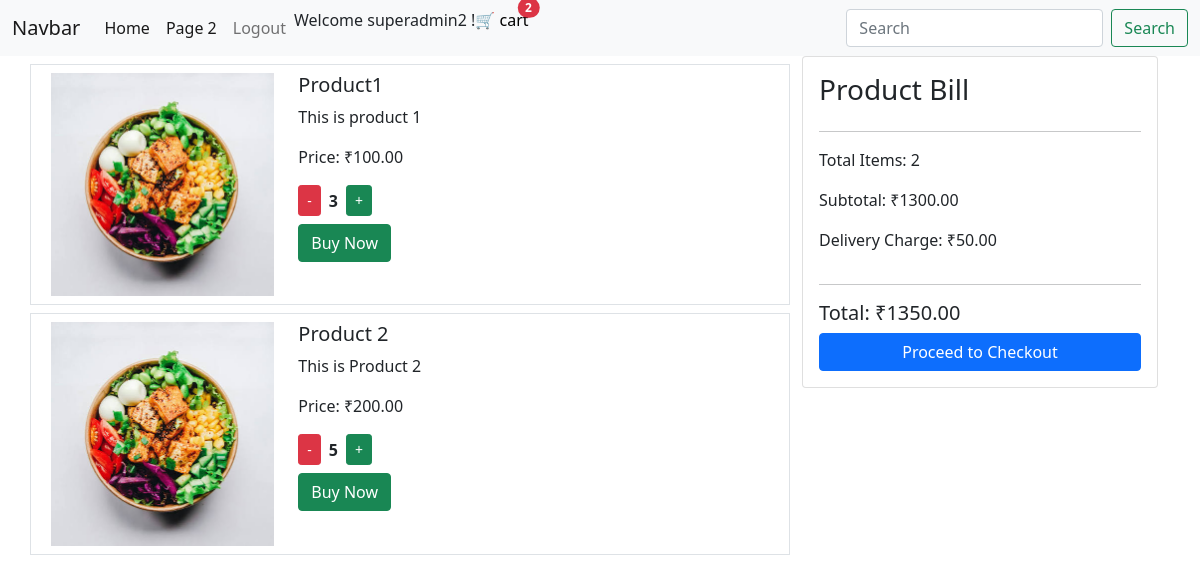
The app's page /cart_item_page_view/ (signed in) with its own data.
### myapp/models.py (models this page shows, shortened)
class CartItems(models.Model):
    cart = models.ForeignKey(UserCart,
                             on_delete=models.CASCADE, related_name='cart_items')
    product = models.ForeignKey(Products,
                                on_delete=models.CASCADE, related_name='cart_items')
    quantity = models.IntegerField(default=1)
    created_at = models.DateTimeField(auto_now_add=True)

class Products(models.Model):
    name = models.CharField(max_length=100)
    price = models.DecimalField(max_digits=10,decimal_places=2)
    qty = models.IntegerField(default=1)
    desc = models.TextField()
    product_image = models.ImageField(upload_to='product_images/', null=True, blank=True)
    created_by = models.ForeignKey('auth.User',on_delete=models.CASCADE,
                                    related_name='created_products' )
    created_at = models.DateTimeField(auto_now_add=True)

### myapp/views.py (the view)
# urls.py: path('cart_item_page_view/',cart_item_page_view, name='cart_item_page_view'),
def cart_item_page_view(request):
    if not request.user.is_authenticated:
        messages.error(request, 'You need to be Logged in !')
        return redirect('Login_page')
    user_cart, created = UserCart.objects.get_or_create(user=request.user)
    cart_items = user_cart.cart_items.all()
    context = {
        'cart_items': cart_items,
    }
    return render(request, 'pages/cart_items_page.html', context)

### myapp/templates/pages/cart_items_page.html (shortened to what this page needs)
{% extends 'pages/base.html' %}
{% load static %}
{% block content %}
<div class="container">
    <div class="row">
        <div class="col-md-8">
            {% for p in cart_items %}
            <div class="row mt-2 border p-2 cart-item"
                 data-price="{{ p.product.price }}"
                 data-quantity="{{ p.quantity }}">
                <div class="col-md-4">
                    <img src="{{ p.product.product_image.url }}"
                         alt="product_image"
                         class="img-fluid">
                </div>
                <div class="col-md-8">
                    <h5>{{ p.product.name }}</h5>
                    <p>{{ p.product.desc }}</p>
                    <p>
                        Price: ₹{{ p.product.price }}
                    </p>
                    <div class="d-flex align-items-center gap-2">
                        <form method="post"
                              action="{% url 'update_cart_item_quantity' p.id 'decrease' %}">
                            <button class="btn btn-danger btn-sm"
                                    type="submit">
                                -
                            </button>
                        </form>
                        <span>
                            <strong>{{ p.quantity }}</strong>
                        </span>
                        <form method="post"
                              action="{% url 'update_cart_item_quantity' p.id 'increase' %}">
                            <button class="btn btn-success btn-sm"
                                    type="submit">
                                +
                            </button>
                        </form>
                    </div>
                    <button class="btn btn-success mt-2">
                        Buy Now
                    </button>
                </div>
            </div>
            {% endfor %}
        </div>
        <div class="col-md-4">
            <div class="card p-3 sticky-top">
                <h3>Product Bill</h3>
                <hr>
                <p>
                    Total Items:
                    {{ cart_items|length }}
                </p>
                <p>
                    Subtotal:
                    ₹<span id="subtotal">0.00</span>
                </p>
                <p>
                    Delivery Charge:
                    ₹<span id="delivery-charge">50.00</span>
                </p>
                <hr>
                <h5>
                    Total:
                    ₹<span id="total">0.00</span>
                </h5>
                <button class="btn btn-primary w-100">
                    Proceed to Checkout
                </button>
            </div>
        </div>
    </div>
</div>
{% endblock content %}

### myapp/templates/pages/base.html (shortened to what this page needs)
{% load static %}
<!doctype html>
<html lang="en">
  <head>
    <link href="https://cdn.jsdelivr.net/npm/bootstrap@5.0.2/dist/css/bootstrap.min.css" rel="stylesheet">
  </head>
  <body>
     <div>
    <nav class="navbar navbar-expand-lg navbar-light bg-light">
  <div class="container-fluid">
    <a class="navbar-brand" href="#">Navbar</a>
    <div class="collapse navbar-collapse" id="navbarSupportedContent">
      <ul class="navbar-nav me-auto mb-2 mb-lg-0">
        <li class="nav-item">
          <a class="nav-link active" aria-current="page" href="#">Home</a>
        </li>
        <li class="nav-item">
          <a class="nav-link active" aria-current="page" href="{% url 'about_page' %}">Page 2</a>
        </li>
        <li class="nav-item">
          {% if user.is_authenticated %}
          <a class="nav-link" href="{% url 'Logout_page' %}">Logout</a>
          {% else %}
          <a class="nav-link" href="{% url 'Login_page' %}">Login</a>
          {% endif %}
        </li>
        <li class="nav-item dropdown">
          {% if user.is_authenticated %}
          <p>Welcome {{ user.username }} ! </p>
          {% endif %}
        </li>
        <li class="nav-item dropdown ">
          <a href="{% url 'cart_item_page_view' %}" style="text-decoration: none;
          color: black;">
          <p>🛒 cart <span class="position-absolute top-0 start-100
             translate-middle badge rounded-pill bg-danger" id="cart_count">0</span></p>
          </a>
        </li>
      </ul>
      <form class="d-flex">
        <input class="form-control me-2" type="search" placeholder="Search" aria-label="Search">
        <button class="btn btn-outline-success" type="submit">Search</button>
      </form>
    </div>
  </div>
</nav>
</div>
{% block content %}
{% endblock %}
  </body>
</html>

### records on screen
CartItems: product.product_image (picture), product.name "Product1", product.desc "This is product 1", product.price "100.00", quantity "3"
CartItems: product.product_image (picture), product.name "Product 2", product.desc "This is Product 2", product.price "200.00", quantity "5"

### other values on screen
{{ user.username }} "superadmin2"
{{ cart_items|length }} "2"
